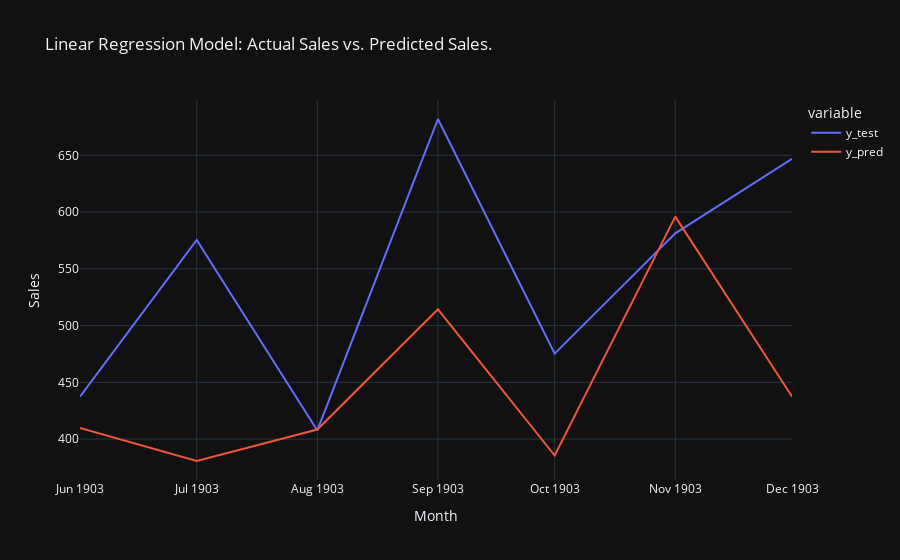

Notebook cell for this chart:
### Markdown cell above
## Building a linear regression model named model and fit it to our training data.

### Code cell
model = LinearRegression()
model.fit(X_train, y_train)
LinearRegression()
df_pred_test = pd.DataFrame(
             {
             "y_test": y_test,
             "y_pred": model.predict(X_test)
             }
)
print(df_pred_test.head())

fig = px.line(df_pred_test, labels= {"value": "Sales"}, title = "Linear Regression Model: Actual Sales vs. Predicted Sales.")
fig.show()

### Figure 1 — Plotly figure (JSON) as saved in the notebook; plotly's stock layout.template omitted (floating-point values rounded to 4 significant figures)
{"data": [{"hovertemplate": "variable=y_test<br>Month=%{x}<br>Sales=%{y}<extra></extra>", "legendgroup": "y_test", "line": {"color": "#636efa", "dash": "solid"}, "marker": {"symbol": "circle"}, "mode": "lines", "name": "y_test", "orientation": "v", "showlegend": true, "type": "scatter", "x": ["1903-06-01T00:00:00", "1903-07-01T00:00:00", "1903-08-01T00:00:00", "1903-09-01T00:00:00", "1903-10-01T00:00:00", "1903-11-01T00:00:00", "1903-12-01T00:00:00"], "xaxis": "x", "y": [437.4, 575.5, 407.6, 682, 475.3, 581.3, 646.9], "yaxis": "y"}, {"hovertemplate": "variable=y_pred<br>Month=%{x}<br>Sales=%{y}<extra></extra>", "legendgroup": "y_pred", "line": {"color": "#EF553B", "dash": "solid"}, "marker": {"symbol": "circle"}, "mode": "lines", "name": "y_pred", "orientation": "v", "showlegend": true, "type": "scatter", "x": ["1903-06-01T00:00:00", "1903-07-01T00:00:00", "1903-08-01T00:00:00", "1903-09-01T00:00:00", "1903-10-01T00:00:00", "1903-11-01T00:00:00", "1903-12-01T00:00:00"], "xaxis": "x", "y": [409.9, 380.7, 408.4, 514.3, 385.5, 596.0, 437.5], "yaxis": "y"}], "layout": {"autosize": true, "legend": {"title": {"text": "variable"}, "tracegroupgap": 0}, "title": {"text": "Linear Regression Model: Actual Sales vs. Predicted Sales."}, "xaxis": {"anchor": "y", "autorange": true, "domain": [0, 1], "range": ["1903-06-01", "1903-12-01"], "title": {"text": "Month"}, "type": "date"}, "yaxis": {"anchor": "x", "autorange": true, "domain": [0, 1], "range": [364.0, 698.7], "title": {"text": "Sales"}, "type": "linear"}}}
